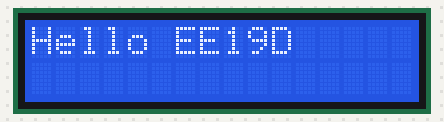
The sketch below on a simulated Arduino Uno, built with avr-gcc and run on an emulated ATmega328P. Parts: 16×2 character LCD.

Above: at 0.1 s.
At 5.19 s:
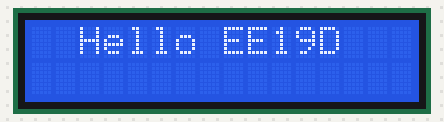
At 10.14 s:
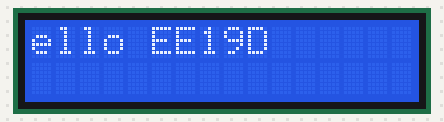
At 19.9 s:
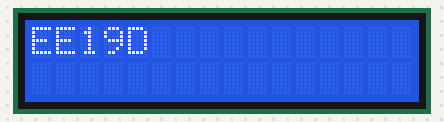
At 29.81 s:
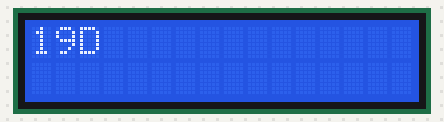
At 39.87 s:
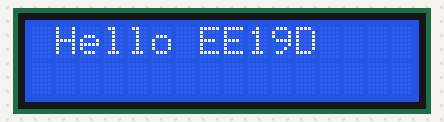

The sketch:

assignment_2.ino
```cpp
#include <LiquidCrystal.h>

const int rs = 2;
const int en = 4;
const int d4 = 8;
const int d5 = 9;
const int d6 = 10;
const int d7 = 11;

LiquidCrystal lcd(rs, en, d4, d5, d6, d7);

void setup() {
  lcd.begin(16, 2);
  lcd.clear();
  lcd.print("Hello EE19D");
  delay(1000);
}

void loop() {
  for(int i = 0; i < 13; i++) {
    lcd.scrollDisplayLeft();
    delay(150);
  }

  for(int i = 0; i < 30; i++) {
    lcd.scrollDisplayRight();
    delay(150);
  }

  for(int i = 0; i < 16; i++) {
    lcd.scrollDisplayLeft();
    delay(150);
  }
}
```
